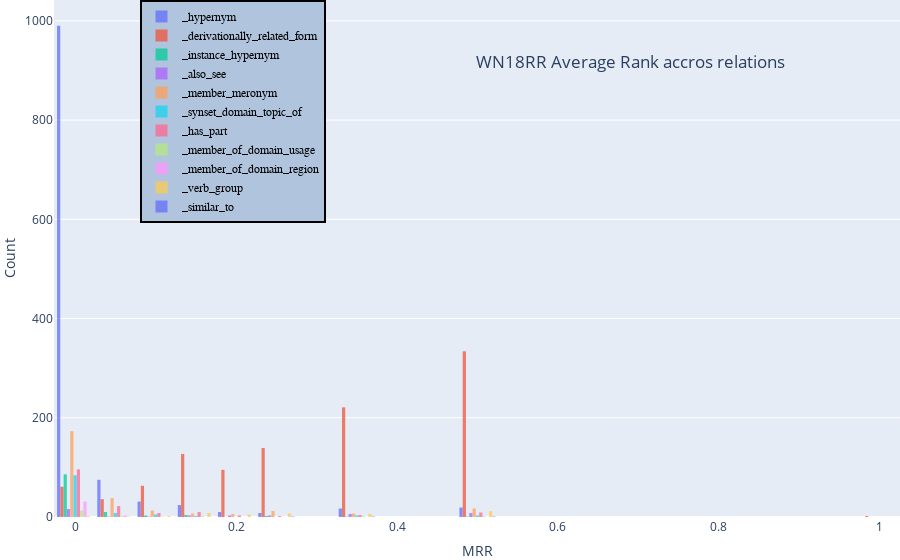

Notebook cell for this chart:
### Code cell
fig = go.Figure()
for r in range(0,11):
    fig.add_trace(go.Histogram(
        x=get_x_for_hist(results_df, filter_on='r',filter_value=r, plot_='hr_mrr'),
        #histnorm='percent',
        name=id2r[r], # name used in legend and hover labels
        xbins=dict( # bins used for histogram
            end=1.0,
            size=0.05
        ),
        opacity=0.75
    ))

fig.layout.update(
    title={
        'text': 'WN18RR Average Rank accros relations',
        'y':0.9,
        'x':0.7,
        'xanchor': 'center',
        'yanchor': 'top'},
    xaxis_title_text='MRR', # xaxis label
    yaxis_title_text='Count', # yaxis label
    bargap=0.1, # gap between bars of adjacent location coordinates
    bargroupgap=0.02, # gap between bars of the same location coordinates
    legend = go.layout.Legend(
        x=0.1,
        y=1,
        traceorder="normal",
        font=dict(
            family="sans-serif",
            size=12,
            color="black"
        ),
        bgcolor="LightSteelBlue",
        bordercolor="Black",
        borderwidth=2
    ),
    margin=go.layout.Margin(
        l=0,
        r=0,
        b=0,
        t=0,
        pad=1
    )
)

fig.show()

### Figure 1 — Plotly figure (JSON) as saved in the notebook; plotly's stock layout.template omitted (floating-point values rounded to 4 significant figures; data arrays with more than 128 entries replaced by an {"elided": "..."} marker saying what was removed)
{"data": [{"name": "_hypernym", "opacity": 0.75, "type": "histogram", "x": {"elided": "1174 float values"}, "xbins": {"end": 1, "size": 0.05}}, {"name": "_derivationally_related_form", "opacity": 0.75, "type": "histogram", "x": {"elided": "1078 float values"}, "xbins": {"end": 1, "size": 0.05}}, {"name": "_instance_hypernym", "opacity": 0.75, "type": "histogram", "x": [0.0007386, 0.01299, 0.3333, 2.707e-05, 0.007752, 0.01136, 0.1429, 5.536e-05, 3.397e-05, 0.006211, 0.0007077, 0.0001145, 3.606e-05, 0.03571, 0.25, 0.000499, 3.079e-05, 0.5, 0.003311, 3.937e-05, 2.847e-05, 0.0003609, 5.55e-05, 0.003846, 6.363e-05, 0.03125, 5.713e-05, 2.714e-05, 0.0002006, 0.002519, 0.09091, 0.04762, 0.07143, 0.0002946, 0.0002999, 0.0001205, 0.0005149, 2.616e-05, 5.424e-05, 0.125, 8.527e-05, 2.96e-05, 0.02128, 0.0009709, 0.02273, 0.0007663, 0.000834, 0.0004125, 0.000232, 2.948e-05, 3.262e-05, 3.696e-05, 4.85e-05, 0.03846, 0.04762, 0.1667, 0.003115, 0.0009551, 0.009091, 9.414e-05, 7.789e-05, 0.0625, 0.0005949, 0.08333, 0.01562, 0.0001137, 0.02326, 3.836e-05, 7.292e-05, 0.003247, 0.006369, 4.368e-05, 9.696e-05, 0.004219, 0.000394, 0.0001906, 0.08333, 0.0001117, 0.000159, 0.04545, 0.0007911, 0.0001204, 5.866e-05, 0.04, 6.84e-05, 0.25, 0.0001368, 0.1429, 0.0005311, 3.565e-05, 3.372e-05, 3.916e-05, 0.0001878, 0.0007386, 7.602e-05, 0.0007267, 5.006e-05, 0.005952, 0.001088, 6.809e-05, 0.0001215, 0.006579, 0.0002726, 0.02564, 8.559e-05, 0.003704, 0.0001409], "xbins": {"end": 1, "size": 0.05}}, {"name": "_also_see", "opacity": 0.75, "type": "histogram", "x": [0.001333, 0.2, 0.000263, 7.061e-05, 0.25, 0.0006305, 0.1429, 0.002632, 0.5, 2.85e-05, 0.25, 7.718e-05, 6.742e-05, 0.1429, 0.000108, 0.2, 0.5, 7.561e-05, 0.001196, 0.5, 0.3333, 0.2, 0.3333, 0.25, 0.0002515, 0.5, 0.0004907, 0.1429, 0.5, 0.5, 0.5, 0.1, 0.3333, 7.59e-05, 0.03846, 3.027e-05, 0.3333, 0.5, 8.994e-05, 0.3333, 0.3333], "xbins": {"end": 1, "size": 0.05}}, {"name": "_member_meronym", "opacity": 0.75, "type": "histogram", "x": {"elided": "273 float values"}, "xbins": {"end": 1, "size": 0.05}}, {"name": "_synset_domain_topic_of", "opacity": 0.75, "type": "histogram", "x": [0.0001471, 4.864e-05, 0.0006817, 0.003968, 0.025, 5.402e-05, 0.0007788, 0.003676, 5.884e-05, 0.5, 0.0003254, 0.05556, 0.005405, 0.01163, 3.029e-05, 3.739e-05, 0.0001027, 6.558e-05, 0.0001211, 0.1111, 0.001626, 5.433e-05, 0.1111, 0.02041, 4.194e-05, 2.976e-05, 0.0004055, 0.0004348, 0.0625, 0.001002, 0.00021, 0.006993, 0.1429, 0.1429, 0.001086, 3.807e-05, 0.0006365, 0.3333, 0.006623, 0.0008985, 0.05263, 2.934e-05, 0.0001758, 4.185e-05, 8.019e-05, 0.5, 6.005e-05, 0.007092, 6.874e-05, 6.135e-05, 3.008e-05, 0.03226, 4.196e-05, 0.0006925, 0.001248, 0.07143, 0.0008382, 0.0001105, 6.131e-05, 3.227e-05, 3.376e-05, 0.000241, 0.0001575, 2.7e-05, 0.3333, 0.01149, 0.0002201, 7.897e-05, 2.737e-05, 4.184e-05, 6.372e-05, 0.001616, 0.0001071, 0.009174, 2.708e-05, 0.03704, 0.0004198, 3.048e-05, 6.308e-05, 0.0001612, 0.0122, 9.93e-05, 0.5, 6.794e-05, 0.003817, 0.01923, 0.0001905, 0.0008264, 0.000119, 0.0003593, 8.744e-05, 0.0007289, 0.1, 5.837e-05, 0.07692, 0.09091, 0.0005643, 0.0004541, 0.3333, 5.895e-05, 6.29e-05, 3.143e-05, 0.03333, 3.665e-05, 0.0002805], "xbins": {"end": 1, "size": 0.05}}, {"name": "_has_part", "opacity": 0.75, "type": "histogram", "x": {"elided": "154 float values"}, "xbins": {"end": 1, "size": 0.05}}, {"name": "_member_of_domain_usage", "opacity": 0.75, "type": "histogram", "x": [0.0001028, 0.0125, 0.1111, 0.05556, 0.5, 0.0007143, 0.01887, 0.0002362, 0.0001385, 0.0002636, 0.1429, 0.3333, 0.005435, 0.3333, 0.03846, 0.00237, 0.001567, 0.001767, 0.0001936, 0.1429, 8.786e-05, 0.5], "xbins": {"end": 1, "size": 0.05}}, {"name": "_member_of_domain_region", "opacity": 0.75, "type": "histogram", "x": [0.002041, 0.02174, 0.0002703, 0.002421, 0.002841, 0.0303, 0.0004833, 0.007194, 0.0004679, 9.713e-05, 0.003425, 0.01282, 0.0001753, 0.000651, 0.0001683, 0.06667, 0.01099, 9.94e-05, 0.0001051, 0.0002477, 0.0002169, 0.001391, 8.333e-05, 0.0005258, 0.001064, 0.0002793, 0.0001014, 0.003067, 0.0001346, 0.0001827, 0.0007825, 9.047e-05, 0.03333, 0.001927], "xbins": {"end": 1, "size": 0.05}}, {"name": "_verb_group", "opacity": 0.75, "type": "histogram", "x": [0.25, 0.2, 0.5, 0.1429, 0.25, 0.5, 0.1667, 0.3333, 0.5, 0.25, 0.2, 0.1429, 0.02778, 0.5, 0.1111, 0.25, 0.3333, 0.1429, 0.09091, 0.125, 0.5, 0.5, 0.1667, 0.5, 0.5, 0.125, 0.5, 0.2, 0.25, 0.0004697, 0.3333, 0.25, 0.5, 0.2, 0.25, 0.2, 0.3333, 0.3333, 0.3333, 0.01053, 0.5, 0.5, 0.1429], "xbins": {"end": 1, "size": 0.05}}, {"name": "_similar_to", "opacity": 0.75, "type": "histogram", "x": [0.3333, 0.25, 0.5], "xbins": {"end": 1, "size": 0.05}}], "layout": {"bargap": 0.1, "bargroupgap": 0.02, "legend": {"bgcolor": "LightSteelBlue", "bordercolor": "Black", "borderwidth": 2, "font": {"color": "black", "family": "sans-serif", "size": 12}, "traceorder": "normal", "x": 0.1, "y": 1}, "margin": {"b": 0, "l": 0, "pad": 1, "r": 0, "t": 0}, "title": {"text": "WN18RR Average Rank accros relations", "x": 0.7, "xanchor": "center", "y": 0.9, "yanchor": "top"}, "xaxis": {"title": {"text": "MRR"}}, "yaxis": {"title": {"text": "Count"}}}}
